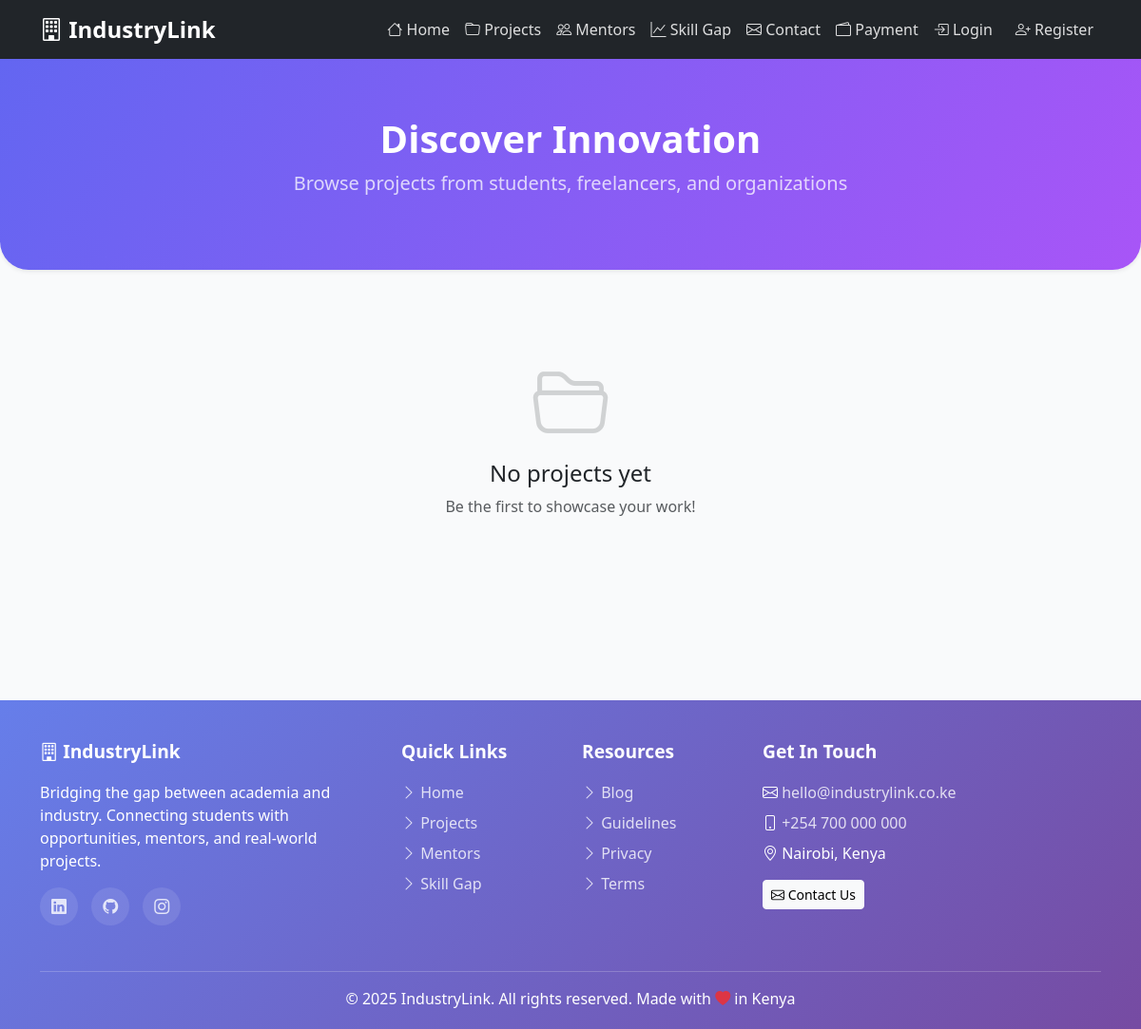
The page /projects/ on the database as committed earlier.
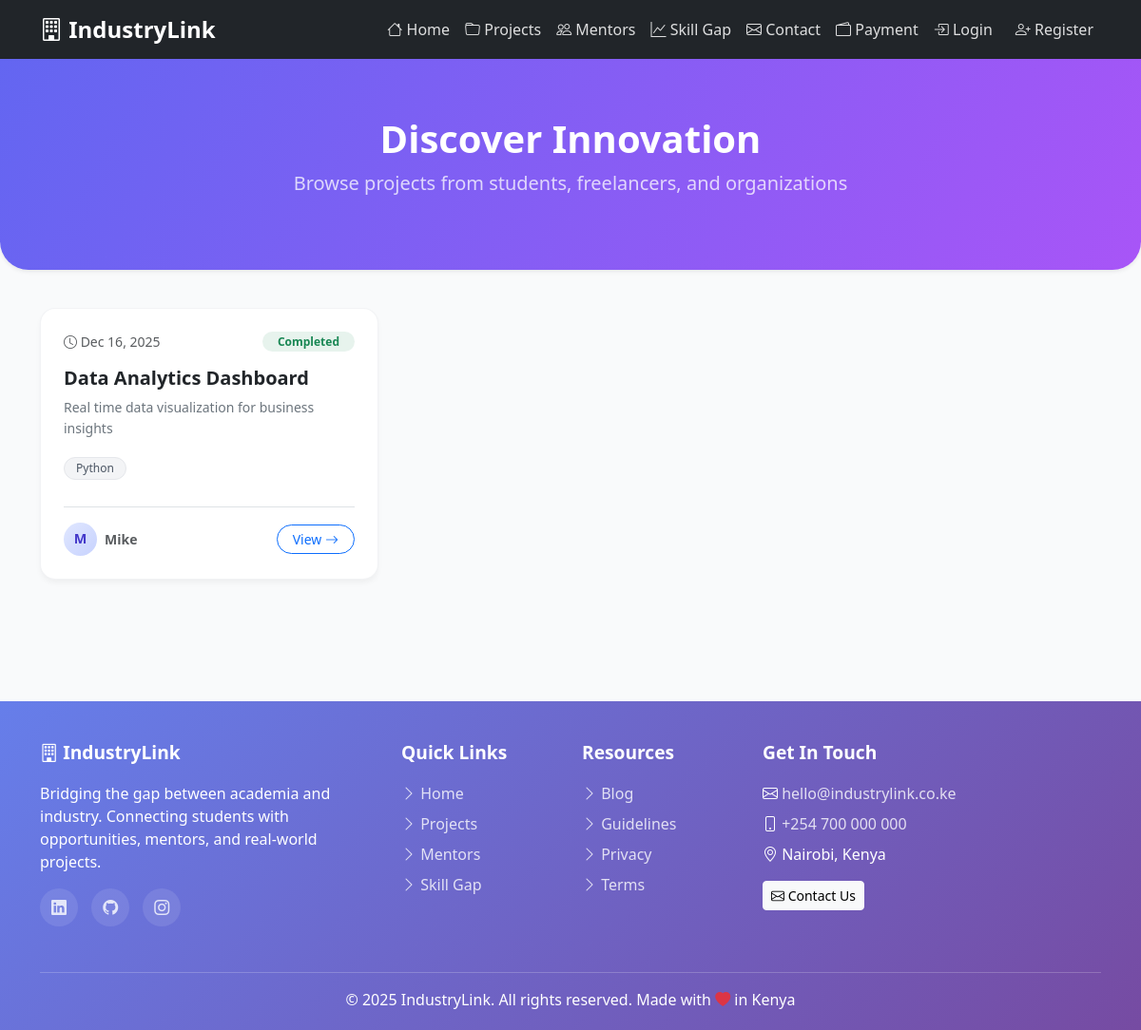
The same page on the database as committed later.
### main/models.py (models this page shows, shortened)
class Project(models.Model):
    STATUS_CHOICES = [
        ('ongoing', 'Ongoing'),
        ('completed', 'Completed'),
        ('paused', 'Paused'),
    ]
    student = models.ForeignKey('StudentProfile', on_delete=models.CASCADE, related_name='projects')
    freelancer = models.ForeignKey('Freelancer', on_delete=models.CASCADE, related_name='projects', null=True, blank=True)
    organization = models.ForeignKey('Organization', on_delete=models.CASCADE, related_name='projects', null=True, blank=True)
    title = models.CharField(max_length=200)
    description = models.TextField()
    skills_used = models.TextField()
    github_link = models.URLField(blank=True)
    status = models.CharField(max_length=20, choices=STATUS_CHOICES, default='ongoing')
    start_date = models.DateField()
    end_date = models.DateField(blank=True, null=True)
    created_at = models.DateTimeField(auto_now_add=True)
    updated_at = models.DateTimeField(auto_now=True)
    class Meta:
        ordering = ['-created_at']

class StudentProfile(models.Model):
    user= models.OneToOneField(User, on_delete=models.CASCADE, related_name='student_profile')
    year_of_study = models.IntegerField()
    course = models.CharField(max_length=200)
    institution = models.CharField(max_length=200)
    email = models.EmailField()
    bio = models.TextField(blank=True)
    skills = models.TextField(help_text="Comma-separated skills")
    created_at = models.DateTimeField(auto_now_add=True)
    updated_at = models.DateTimeField(auto_now=True)
    class Meta:
        verbose_name = "Student Profile"
        verbose_name_plural = "Student Profiles"
        ordering = ['-created_at']

### main/views.py (the view)
# urls.py: path('projects/', views.projects, name='projects'),
def projects(request):
    all_projects = Project.objects.all().order_by('-created_at')
    is_mentor = request.user.is_authenticated and hasattr(request.user, 'mentor')
    return render(request, 'main/projects.html', {
        'projects': all_projects,
        'is_mentor': is_mentor
    })

### main/templates/main/projects.html (shortened to what this page needs)
{% extends 'base.html' %}
{% load static %}
{% block content %}
<div class="project-header text-center text-white shadow-sm">
    <div class="container">
        <h1 class="fw-bold mb-2">Discover Innovation</h1>
        <p class="lead opacity-75">Browse projects from students, freelancers, and organizations</p>
    </div>
</div>
<div class="container mb-5">
    <div class="row g-4">
        {% for project in projects %}
        <div class="col-md-6 col-lg-4" data-aos="fade-up" data-aos-delay="{{ forloop.counter0|add:100 }}">
            <div class="glass-card p-4 d-flex flex-column">
                <div class="d-flex justify-content-between align-items-center mb-3">
                    <small class="text-muted"><i class="bi bi-clock"></i> {{ project.created_at|date:"M d, Y" }}</small>
                    <span class="badge {% if project.status == 'ongoing' %}bg-info bg-opacity-10 text-info{% elif project.status == 'completed' %}bg-success bg-opacity-10 text-success{% else %}bg-warning bg-opacity-10 text-warning{% endif %} rounded-pill px-3">
                        {{ project.get_status_display }}
                    </span>
                </div>
                <h5 class="fw-bold mb-2 text-dark">{{ project.title }}</h5>
                <p class="text-secondary small flex-grow-1" style="line-height: 1.6;">
                    {{ project.description|truncatewords:25 }}
                </p>
                <div class="mb-4">
                    {% for skill in project.skills_used.split|slice:":3" %}
                        <span class="badge badge-subtle small me-1 mb-1">{{ skill }}</span>
                    {% endfor %}
                </div>
                <div class="d-flex justify-content-between align-items-center pt-3 border-top">
                    <div class="d-flex align-items-center">
                        <div class="owner-avatar me-2">
                            {% if project.student %}
                                {{ project.student.user.username|slice:":1"|upper }}
                            {% elif project.freelancer %}
                                {{ project.freelancer.user.username|slice:":1"|upper }}
                            {% elif project.organization %}
                                {{ project.organization.organization_name|slice:":1"|upper }}
                            {% else %}
                                A
                            {% endif %}
                        </div>
                        <small class="text-muted fw-bold">
                            {% if project.student %}
                                {{ project.student.user.username }}
                            {% elif project.freelancer %}
                                {{ project.freelancer.user.username }}
                            {% elif project.organization %}
                                {{ project.organization.organization_name }}
                            {% else %}
                                Admin
                            {% endif %}
                        </small>
                    </div>
                    <a href="{% url 'main:view_project' project.id %}" class="btn btn-outline-primary btn-sm rounded-pill px-3">
                        View <i class="bi bi-arrow-right"></i>
                    </a>
                </div>
            </div>
        </div>
        {% empty %}
        <div class="col-12 text-center py-5">
            <div class="text-muted mb-3">
                <i class="bi bi-folder2-open display-1 opacity-25"></i>
            </div>
            <h4>No projects yet</h4>
            <p class="text-muted">Be the first to showcase your work!</p>
        </div>
        {% endfor %}
    </div>
</div>
{% endblock %}

Rows that differ between the two databases and show on the page:
added Project: created_at "Dec 16, 2025", status "Completed", title "Data Analytics Dashboard", description "Real time data visualization for business insights", split "Python", student.user.username "M", student.user.username "Mike"
Other text that changed with them:
text no longer shown: "No projects yet Be the first to showcase your work!"
